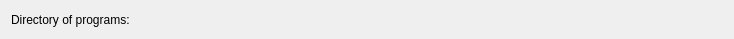
<?xml version="1.0" encoding="UTF-8"?>
<ui version="4.0">
 <class>MainConfigure</class>
 <widget class="QWidget" name="MainConfigure">
  <property name="geometry">
   <rect>
    <x>0</x>
    <y>0</y>
    <width>734</width>
    <height>39</height>
   </rect>
  </property>
  <property name="sizePolicy">
   <sizepolicy hsizetype="Preferred" vsizetype="Minimum">
    <horstretch>0</horstretch>
    <verstretch>0</verstretch>
   </sizepolicy>
  </property>
  <property name="windowTitle">
   <string>Form</string>
  </property>
  <layout class="QVBoxLayout" name="verticalLayout">
   <item>
    <layout class="QHBoxLayout" name="_5">
     <item>
      <widget class="QLabel" name="textLabel4_2">
       <property name="text">
        <string>Directory of programs:</string>
       </property>
       <property name="wordWrap">
        <bool>false</bool>
       </property>
      </widget>
     </item>
     <item>
      <widget class="KUrlRequester" name="PrgPath"/>
     </item>
    </layout>
   </item>
  </layout>
 </widget>
 <customwidgets>
  <customwidget>
   <class>KUrlRequester</class>
   <extends>QFrame</extends>
   <header>kurlrequester.h</header>
  </customwidget>
 </customwidgets>
 <resources/>
 <connections/>
</ui>
